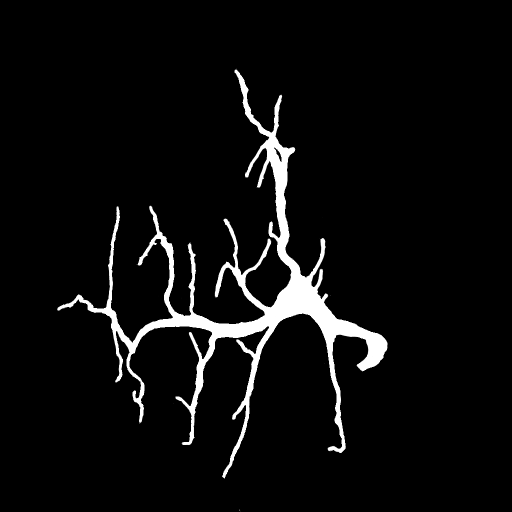
#> input picture scripts/vectorization/data/insect1.png, 1024 x 1024 px (shown at 1/2 size)
$ python binarize.py data/insect1.png   (Python 2 division)   (older library calls are emulated)
#> lines starting #> are read from the running program, lines starting #| are printed output that depends on the picture; after the words box and inside, x2 and y2 are one past the last pixel; in counts of white or black regions, pixels touching at a corner belong together
### scripts/vectorization/vectorize_helpers.py
# -*- coding: utf-8 -*-
"""
Created on Thu Jan 15 13:34:10 2015

@author: Jana Lasser
"""
'''
Copyright (C) 2015 Jana Lasser GPL-3.0
'''

from PIL import Image
import numpy as np
import cv2
import math
import scipy
from scipy import sparse,spatial
import cv
import networkx as nx
import matplotlib.pyplot as plt
plt.ioff()
from os.path import join
import time

from C_vectorize_functions import CbuildTriangles, CbruteforcePruning
from C_vectorize_functions import CcreateTriangleAdjacencyMatrix, Cpoint


def getImage(image_path):
    '''
    Helper for opening an image, converting it to a numpy array filled
    with floats

    Parameters
    ----------
    image_path: string
        path to the file containing the image

    Returns
    -------
    image: ndarray
        array containing the image data read from the file

    '''
#> called with image_path = 'data/insect1.png'

    image = Image.open(image_path)
#> image is the input picture: PIL image 1024x1024 L; min 0, max 255, mean 12.7
    image = image.convert('L')
    image = np.asarray(image,dtype=np.uint8)
    return image

def RGBtoGray(image):
    '''
    Helper for opening an image, converting it to grayscale and converting it to
    a numpy array filled with floats

    Parameters
    ----------
        image_path: string
            path to the file containing the image

    Returns
    -------
        image: ndarray
            array containing the image data read from the file

    '''

    if(isinstance(image,str)):
        image = getImage(image)
    if (image.ndim == 2): return image
    else:
        image = image.astype(np.float32).sum(axis=2);image/=3.0
        return image

def otsu_threshold(image):

    '''
    Implementation of "Otsu Thresholding" which will look for the threshold of the
    image that has the least in class variance.

    Parameters
    ----------
    image: ndarray
        image for which the threshold will be calculated, needs to be single channel and
        grayscale

    Returns
    -------
    t: integer
        optimal threshold for the image

    '''

    #create histogram and convert to array with length 256 containing
    #only the number of pixels with each brightness value
    histData = np.histogram(image, np.arange(256))
    histData = np.asarray(histData[0])

    #np.histogramm doesn't create a full list with 256 entries if the last entries are 0,
    #need to append zeroes so the loops in the body of the function work properly
    l = 256 - len(histData)
    while(l != 0):
        histData = np.append(histData,0)
        l -=1


    #initialize variables
    total = image.size
    sum = 0.0
    t = 0

    #calculate weighted sum
    while(t < 256):
        sum += t*float(histData[t])
        t +=1


    #initialize variables
    sumB = 0.0
    wB = 0
    wF = 0
    varMax = 0.0
    threshold = 0
    t = -1

    #main loop iterates over all the bins, calculating the between class variance.
    #the maximum of the between class variance is the minimum of the in class variance
    #so the threshold at the maximum is selected
    while(t < 256):
        t += 1

        #calculate weight background
        wB += histData[t]
        if(wB == 0):
            continue

        #calculate weight foreground
        wF = total - wB;
        if(wF == 0):
            break

        sumB += float(t)*float(histData[t])

        #calculate mean background
        mB = float(sumB) / float(wB)

        #calculate mean foregroud
        mF = float(sum - sumB) / float(wF)

        #calculate between class variance
        varBetween = float(wB) * float(wF) * (float(mB) - float(mF)) * (float(mB) - float(mF))

        #check if new maximum found
        if (varBetween > varMax):
            varMax = varBetween
            threshold = t

    return threshold


# [241 lines left out: functions getContours, flattenContours, _randomize, countDuplicates, thresholdContours, roundTripConnect and 1 more, not called in this run]


def createTriangleAdjacencyMatrix(all_triangles):
    return CcreateTriangleAdjacencyMatrix(list(all_triangles))

# [7 lines left out: function buildTriangles, not called in this run]

def bruteforcePruning(adjacency_matrix,triangles,order,verbose):
    return CbruteforcePruning(adjacency_matrix,np.asarray(triangles),order,verbose)

# [282 lines left out: functions cvDistanceMap, createGraph, _drawGraph, removeRedundantNodes, drawAndSafe, drawTriangulation and 1 more, not called in this run]


### scripts/vectorization/binarize.py
# -*- coding: utf-8 -*-
"""
Created on Fri Sep 20 10:32:18 2013

@author: Ista
"""
from os.path import join
import cv2
from skimage.morphology import disk
from skimage.filter import rank
import numpy as np
import scipy.misc
import vectorize_helpers as vh
import argparse
import ntpath

#argument handling
parser = argparse.ArgumentParser(description='Binarize: a script that ' +\
    'performs some basic image enhancement operations to sharpen contours'\
    + ' and increase contrast as well as thresholding to create a binary image.' \
    + '\nCopyright (C) 2015 Jana Lasser')
parser.add_argument('source',type=str,help='Complete path to the image')
parser.add_argument('-dest', type=str, help='Complete path to the folder '\
                + 'results will be saved to if different than source folder')
parser.add_argument('-t','--threshold_modifier', type=int, \
                help='Modifier for the selected threshold', default=0)

args = parser.parse_args()
image_source = args.source
dest = args.dest
t_mod = args.threshold_modifier

image_name,ending = ntpath.basename(image_source).split('.')
if dest == None:
    dest = image_source.split(image_name + '.' + ending )[0]

#load the image
image = vh.getImage(image_source)
image = vh.RGBtoGray(image)
image = image.astype(np.uint8)

#blur image to get rid of most of the noise
blur_kernel = (5,5)
image = cv2.blur(image, blur_kernel)
#> image: shape (1024, 1024)

#perform local histogram equalization to emphasize edges
selem = disk(11)
image_eq = rank.equalize(image, selem=selem)
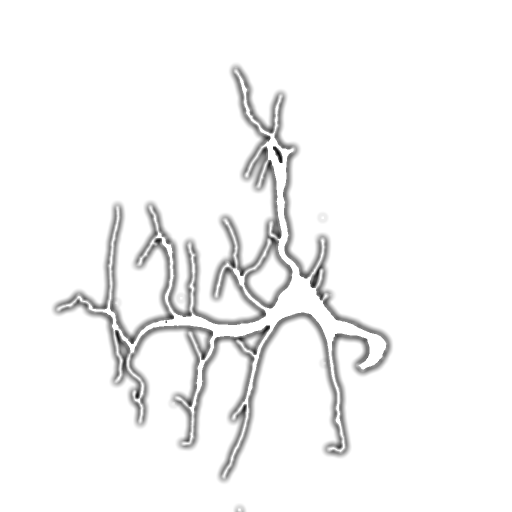
#> image_eq: shape (1024, 1024) (shown at 1/2 size); min 1, max 255, mean 246.1

#add half of the processed and half of the original image to further separate
#regions where there is structure from the background
image = 0.5*image_eq + 0.5*image
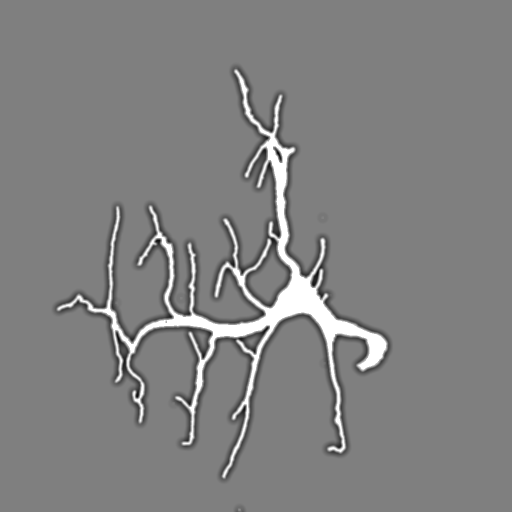
#> image: shape (1024, 1024) float64 (shown at 1/2 size); min 0.5, max 255, mean 129.4

#find a favorable threshold using otsu thresholding and modify it by t_mod
threshold = vh.otsu_threshold(image)-t_mod
#> in otsu_threshold, `histData = np.asarray(histData[0])`: histData = 255 values, max 894620 at index 127, min 0 at index 1, mean 4112.1
#> in otsu_threshold, `l = 256 - len(histData)`: l = 1
#> the loop in otsu_threshold, `while(l != 0):` made 1 pass
#> l on pass 1: 0
#> after the loop in otsu_threshold, `while(l != 0):`: histData = 256 values, max 894620 at index 127, min 0 at index 1, mean 4096; l = 0
#> the loop in otsu_threshold, `while(t < 256):` made 256 passes
#> after the loop in otsu_threshold, `while(t < 256):`: sum = 135196347; t = 256
#> the loop in otsu_threshold, `while(t < 256):` made 255 passes
#> (wB, wF, sumB, mB, mF, varMax) on passes 1, 8, 10, 11, 12, 13, 14, 15, 16, 17, 18, 19: (2, 1048574, 0, 0, 128.9, 3.49e+10), (8, 1048568, 42, 5.25, 128.9, 1.28e+11), (9, 1048567, 51, 5.67, 128.9, 1.43e+11), (11, 1048565, 71, 6.45, 128.9, 1.73e+11), (16, 1048560, 126, 7.88, 128.9, 2.46e+11), (22, 1048554, 198, 9, 128.9, 3.32e+11), (28, 1048548, 276, 9.86, 128.9, 4.16e+11), (36, 1048540, 388, 10.78, 128.9, 5.27e+11), (49, 1048527, 583, 11.9, 128.9, 7.04e+11), (55, 1048521, 679, 12.35, 128.9, 7.84e+11), (76, 1048500, 1036, 13.63, 128.9, 1.06e+12), (90, 1048486, 1288, 14.31, 128.9, 1.24e+12)

#threshold and save image
image = np.where(image > threshold,1,0)
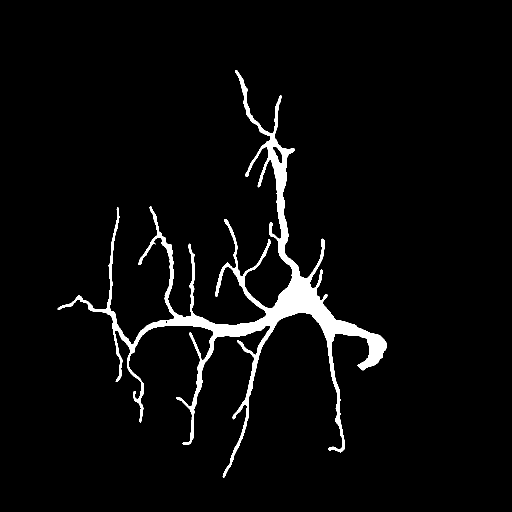
#> image: shape (1024, 1024) int64 (shown at 1/2 size); values 0 (black) and 1 (white), 3.8% white; 1 white region, box (x1, y1, x2, y2) and area: (115, 140, 773, 955) 40016
scipy.misc.imsave(join(dest,image_name + "_binary.png"),image)

print "image processed with t_mod = %d" %t_mod

$ run again, on scripts/vectorization/data/insect3.png
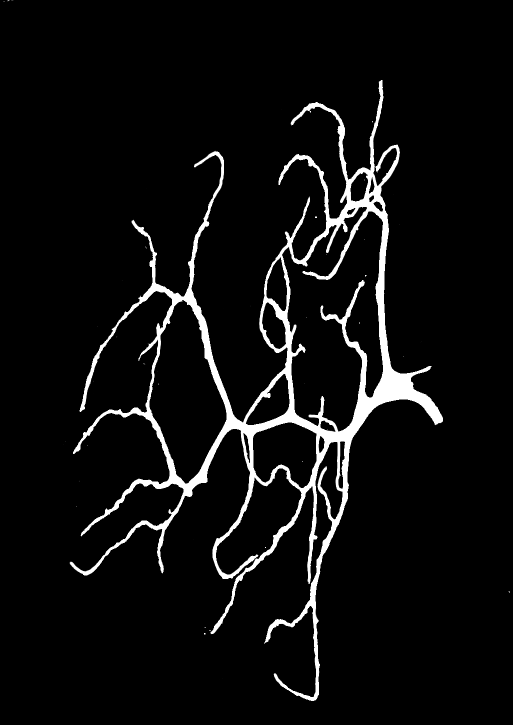
#> input picture scripts/vectorization/data/insect3.png, 1026 x 1450 px (shown at 1/2 size)
#> in getImage, image is the input picture: PIL image 1026x1450 L; min 0, max 255, mean 14.2
#> `image = 0.5*image_eq + 0.5*image`:
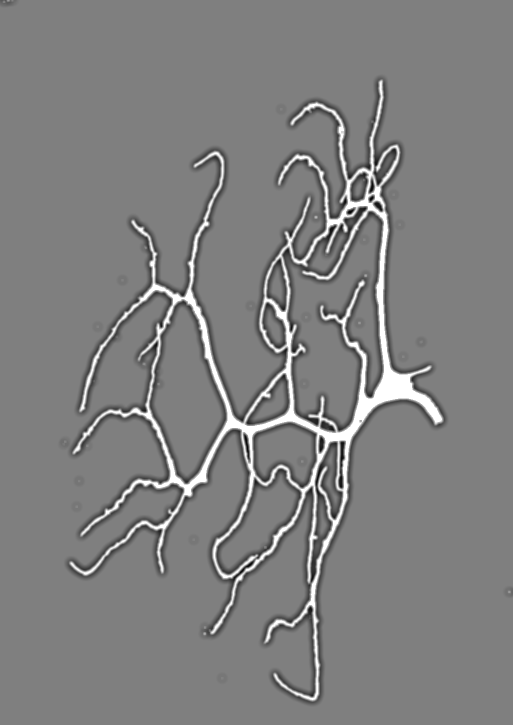
#> image: shape (1450, 1026) float64 (shown at 1/2 size); min 0, max 255, mean 128.2
#> in otsu_threshold, `histData = np.asarray(histData[0])`: histData = 255 values, max 1186076 at index 127, min 1 at index 0, mean 5834.1
#> in otsu_threshold, `l = 256 - len(histData)`: l = 1
#> the loop in otsu_threshold, `while(l != 0):` made 1 pass
#> l on pass 1: 0
#> after the loop in otsu_threshold, `while(l != 0):`: histData = 256 values, max 1186076 at index 127, min 0 at index 255, mean 5811.3; l = 0
#> the loop in otsu_threshold, `while(t < 256):` made 256 passes
#> sum on passes 1 to 3: 0, 4, 6
#> after the loop in otsu_threshold, `while(t < 256):`: sum = 189979530; t = 256
#> the loop in otsu_threshold, `while(t < 256):` made 255 passes
#> (wB, wF, sumB, mB, mF, varMax) on passes 1 to 8: (1, 1487699, 0, 0, 127.7, 2.43e+10), (5, 1487695, 4, 0.8, 127.7, 1.2e+11), (6, 1487694, 6, 1, 127.7, 1.43e+11), (18, 1487682, 42, 2.33, 127.7, 4.21e+11), (24, 1487676, 66, 2.75, 127.7, 5.57e+11), (51, 1487649, 201, 3.94, 127.7, 1.16e+12), (59, 1487641, 249, 4.22, 127.7, 1.34e+12), (72, 1487628, 340, 4.72, 127.7, 1.62e+12)
#> `image = np.where(image > threshold,1,0)`:
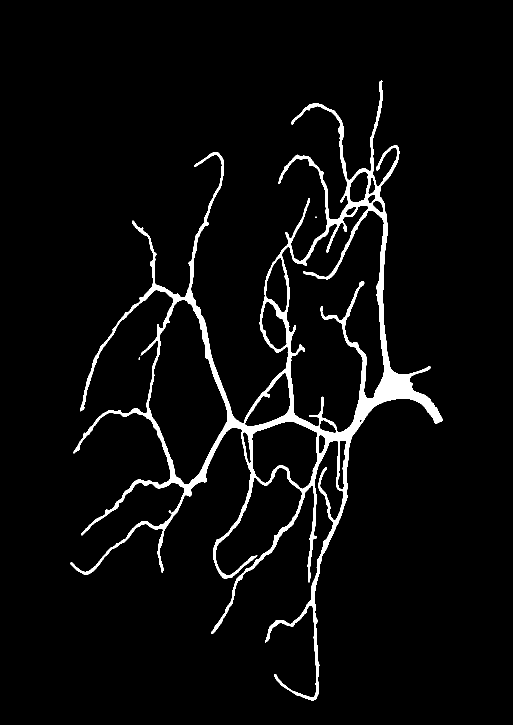
#> image: shape (1450, 1026) int64 (shown at 1/2 size); values 0 (black) and 1 (white), 4.2% white; 3 white regions (2 under 20 px), largest, box (x1, y1, x2, y2) and area: (140, 161, 885, 1401) 62259

$ run again, on scripts/vectorization/data/insect4.png
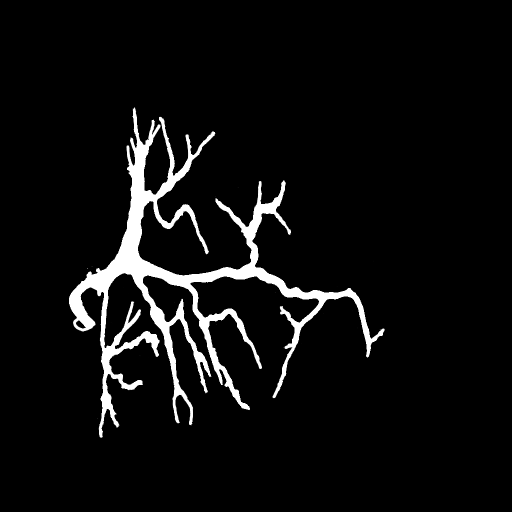
#> input picture scripts/vectorization/data/insect4.png, 1024 x 1024 px (shown at 1/2 size)
#> in getImage, image is the input picture: PIL image 1024x1024 L; min 0, max 255, mean 13.9
#> `image = 0.5*image_eq + 0.5*image`:
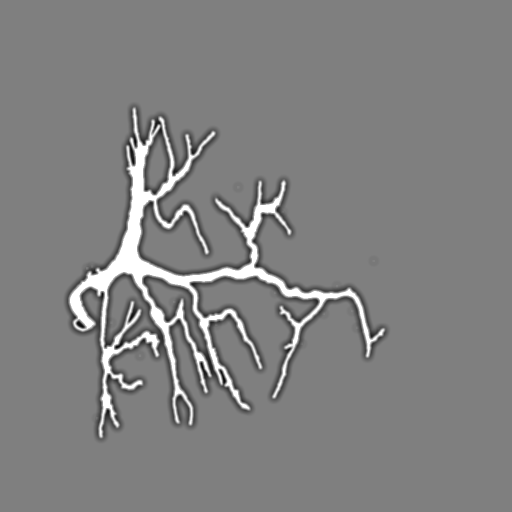
#> image: shape (1024, 1024) float64 (shown at 1/2 size); min 3.5, max 255, mean 129.6
#> in otsu_threshold, `histData = np.asarray(histData[0])`: histData = 255 values, max 881560 at index 127, min 0 at index 0, mean 4112.1
#> in otsu_threshold, `l = 256 - len(histData)`: l = 1
#> the loop in otsu_threshold, `while(l != 0):` made 1 pass
#> l on pass 1: 0
#> after the loop in otsu_threshold, `while(l != 0):`: histData = 256 values, max 881560 at index 127, min 0 at index 0, mean 4096; l = 0
#> the loop in otsu_threshold, `while(t < 256):` made 256 passes
#> after the loop in otsu_threshold, `while(t < 256):`: sum = 135343209; t = 256
#> the loop in otsu_threshold, `while(t < 256):` made 255 passes
#> (wB, wF, sumB, mB, mF, varMax) on passes 4 to 11: (1, 1048575, 3, 3, 129.1, 1.67e+10), (4, 1048572, 15, 3.75, 129.1, 6.59e+10), (8, 1048568, 35, 4.38, 129.1, 1.3e+11), (12, 1048564, 59, 4.92, 129.1, 1.94e+11), (19, 1048557, 108, 5.68, 129.1, 3.03e+11), (29, 1048547, 188, 6.48, 129.1, 4.57e+11), (50, 1048526, 377, 7.54, 129.1, 7.74e+11), (57, 1048519, 447, 7.84, 129.1, 8.78e+11)
#> `image = np.where(image > threshold,1,0)`:
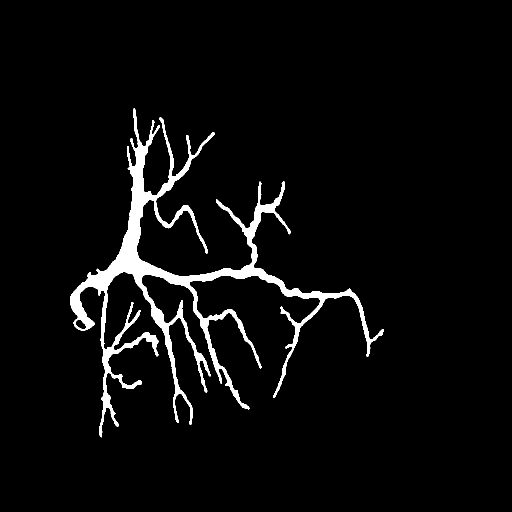
#> image: shape (1024, 1024) int64 (shown at 1/2 size); values 0 (black) and 1 (white), 4.1% white; 1 white region, box (x1, y1, x2, y2) and area: (140, 217, 768, 875) 43010

$ run again, on scripts/vectorization/data/insect5.png
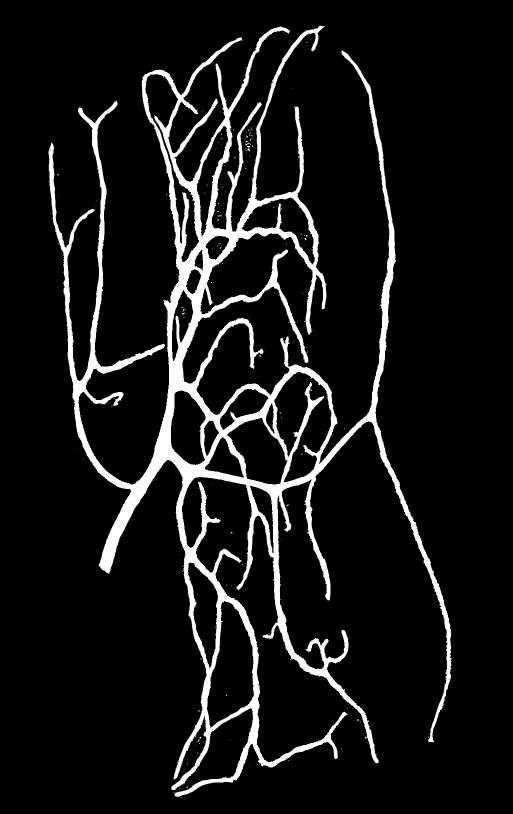
#> input picture scripts/vectorization/data/insect5.png, 1026 x 1627 px (shown at 1/2 size)
#> in getImage, image is the input picture: PIL image 1026x1627 L; min 0, max 255, mean 22.9
#> `image = 0.5*image_eq + 0.5*image`:
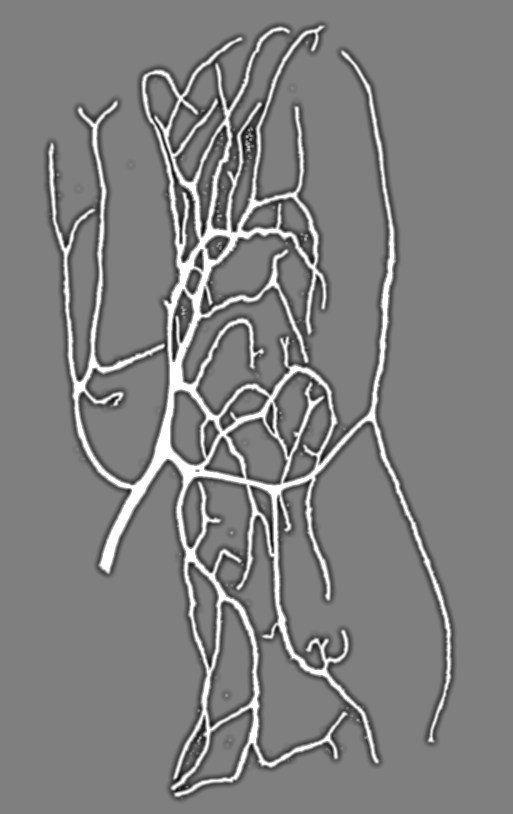
#> image: shape (1627, 1026) float64 (shown at 1/2 size); min 1, max 255, mean 128.7
#> in otsu_threshold, `histData = np.asarray(histData[0])`: histData = 255 values, max 1168107 at index 127, min 0 at index 0, mean 6546.3
#> in otsu_threshold, `l = 256 - len(histData)`: l = 1
#> the loop in otsu_threshold, `while(l != 0):` made 1 pass
#> l on pass 1: 0
#> after the loop in otsu_threshold, `while(l != 0):`: histData = 256 values, max 1168107 at index 127, min 0 at index 0, mean 6520.7; l = 0
#> the loop in otsu_threshold, `while(t < 256):` made 256 passes
#> sum on passes 1 to 3: 0, 1, 3
#> after the loop in otsu_threshold, `while(t < 256):`: sum = 214003023; t = 256
#> the loop in otsu_threshold, `while(t < 256):` made 255 passes
#> (wB, wF, sumB, mB, mF, varMax) on passes 2, 3, 5, 6, 7, 8, 9, 10: (1, 1669301, 1, 1, 128.2, 2.7e+10), (2, 1669300, 3, 1.5, 128.2, 5.36e+10), (4, 1669298, 11, 2.75, 128.2, 1.05e+11), (8, 1669294, 31, 3.88, 128.2, 2.06e+11), (12, 1669290, 55, 4.58, 128.2, 3.06e+11), (14, 1669288, 69, 4.93, 128.2, 3.55e+11), (21, 1669281, 125, 5.95, 128.2, 5.24e+11), (32, 1669270, 224, 7, 128.2, 7.85e+11)
#> `image = np.where(image > threshold,1,0)`:
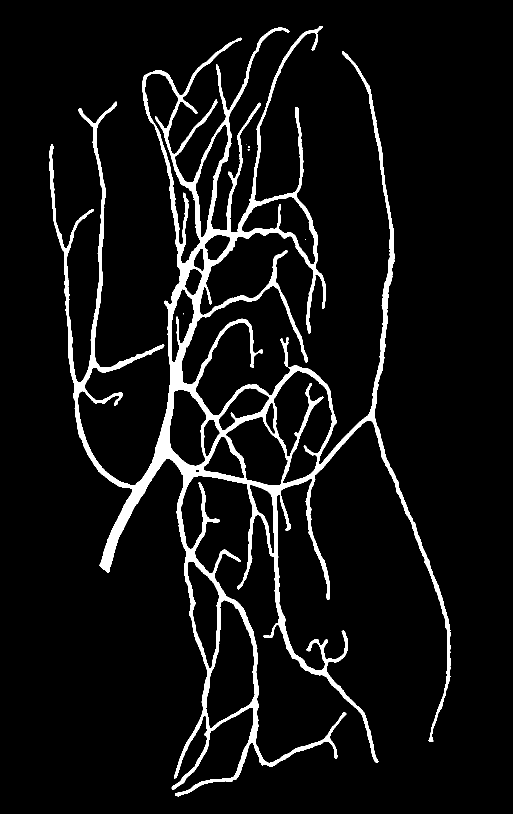
#> image: shape (1627, 1026) int64 (shown at 1/2 size); values 0 (black) and 1 (white), 6.7% white; 7 white regions (5 under 20 px), largest, box (x1, y1, x2, y2) and area: (98, 52, 901, 1593) 110927, (561, 674, 577, 734) 376
